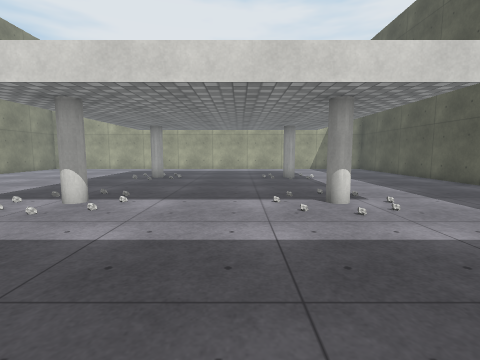
View 1 (above)

14 first-person views from a walk through a scene from a Unity 3-D project. The camera is 1.2 m above the floor, tilts 6° down and sees 85° across. The floor is counted in squares, 1 m on a side. Each view is taken from the middle of a square. On the plan, view 1 faces up. The plan holds only what a view shows up to about 12 squares ahead; the rest is blank. The place goes on beyond the plan. The player is left out. Some surface patterns are stand-ins.

View 2
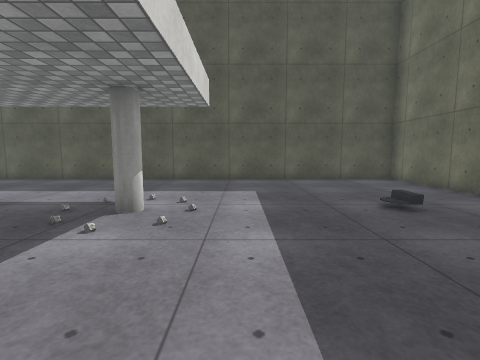

View 3
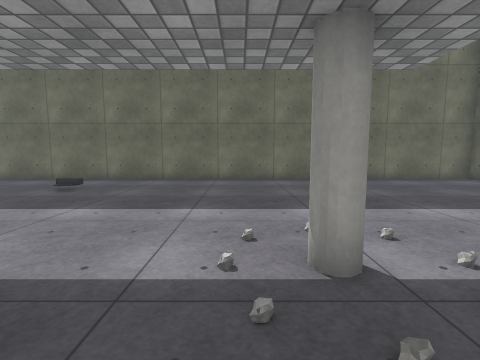

View 4
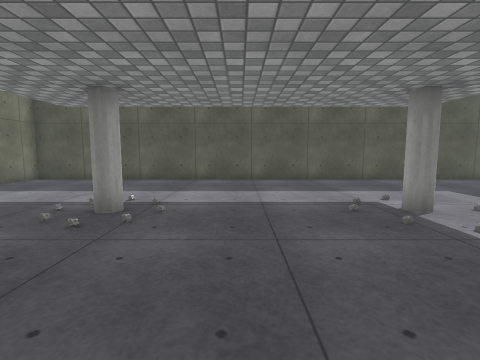

View 5
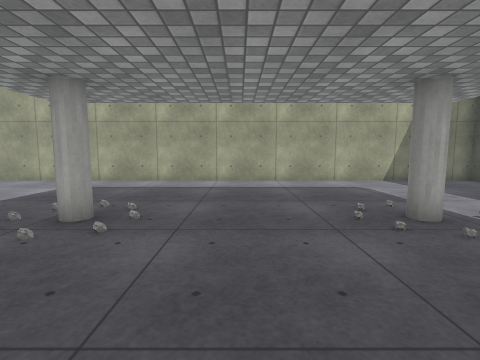

View 6
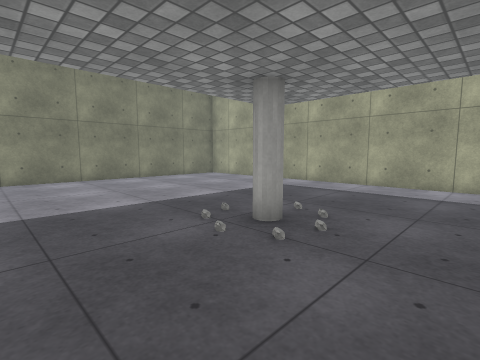

View 7
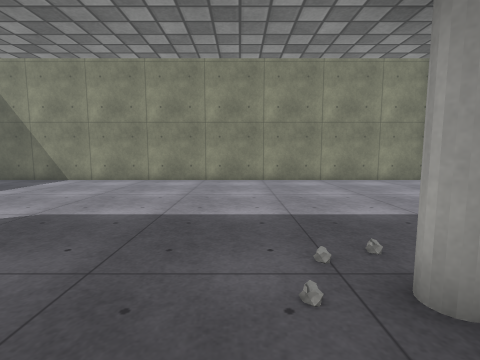

View 8
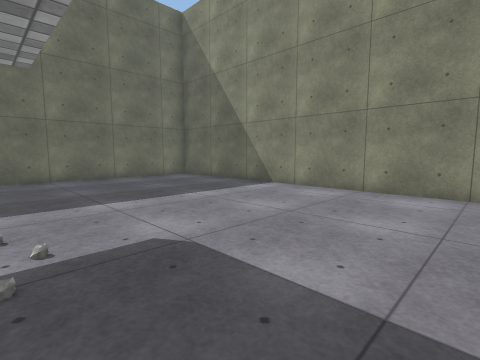

View 9
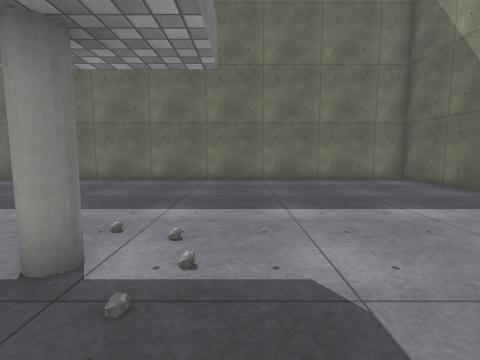

View 10
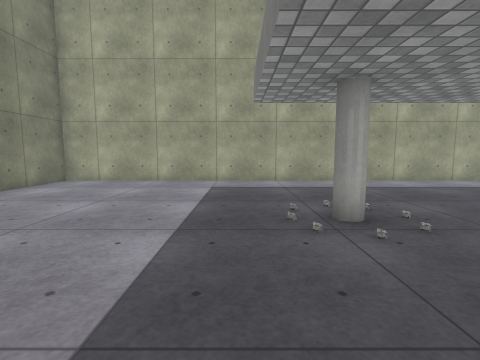

View 11
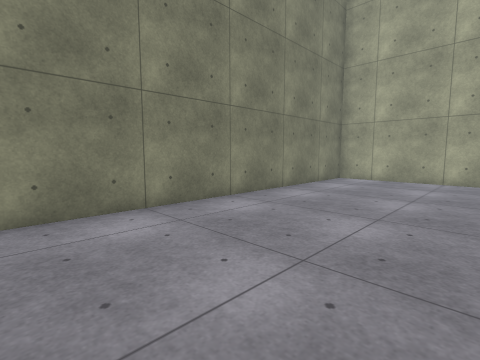

View 12
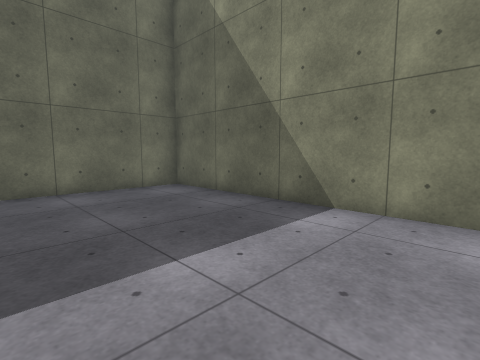

View 13
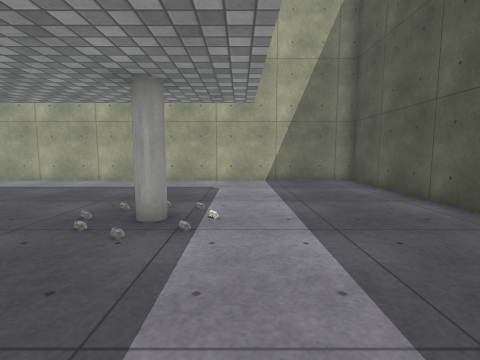

View 14
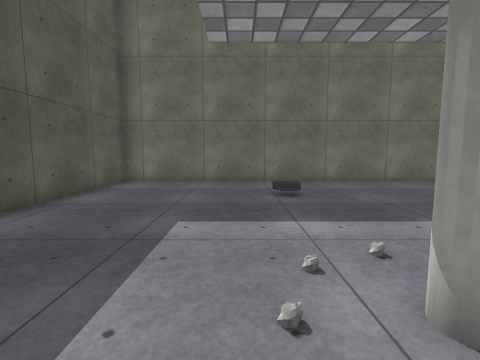

### Floor plan
Points are (right, up) in squares from view 1. A wall is a line through its corners. A room is listed if a view was taken in it or the views show most of it. See-through windows are left out.
Room 1 (views 1, 2, 3, 4, 5, 6, 7, 8, 9, 10, 11, 12, 13, 14)
walls: (-13.4, -2.8) (8.7, -2.8) (8.7, 19.1) (-13.4, 19.1) (-13.4, -2.8)
objects: other object (3, 1)

Positions as (right, up) in squares from view 1, and headings:
1: (0, 0), facing up
2: (-3, 4), facing right
3: (-3, 9), facing down
4: (-3, 10), facing right
5: (-1, 8), facing up
6: (-1, 9), facing up-left
7: (-2, 11), facing left
8: (-5, 10), facing down-left
9: (-6, 9), facing down
10: (-6, 8), facing up
11: (-8, 7), facing up-left
12: (-8, 6), facing down-left
13: (4, 8), facing up
14: (4, 8), facing down
